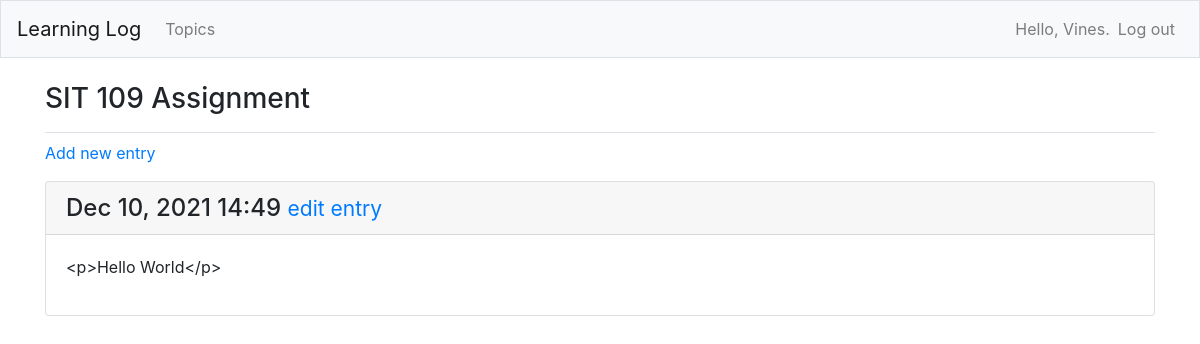
/topics/7/ (signed in), run on an earlier commit of the app's database.
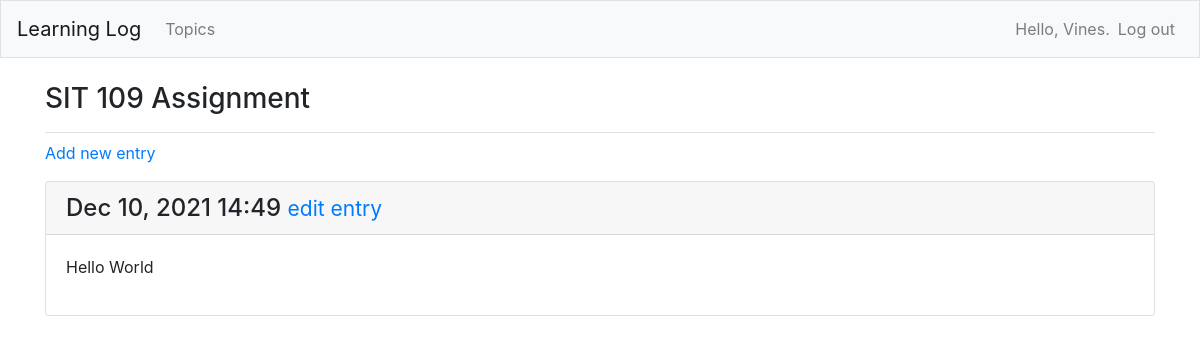
And on a later commit of the database.
### learning_logs/models.py (models this page shows, shortened)
class Entry(models.Model):
    topic = models.ForeignKey(Topic, on_delete=models.CASCADE)
    text = models.TextField()
    date_added = models.DateTimeField(auto_now_add=True)
    class Meta:
        verbose_name_plural = 'entries'

### learning_logs/views.py (the view)
# urls.py: path('topics/<int:topic_id>/', views.topic, name='topic'),
@login_required
def topic(request, topic_id):
    topic = Topic.objects.get(id=topic_id)
    if topic.owner != request.user:
        raise Http404
    entries = topic.entry_set.order_by('-date_added')
    context = {'topic': topic, 'entries': entries}
    return render(request, 'learning_logs/topic.html', context)

### learning_logs/models.py (called while the page is built)
    def __str__(self):
        return self.text

### learning_logs/templates/learning_logs/topic.html
{% extends 'learning_logs/base.html' %}
{% block page_header %}
<h3>{{ topic }}</h3>
{% endblock page_header %}
{% block content %}
    <p>
        <a href="{% url 'learning_logs:new_entry' topic.id %}">Add new entry</a>
    </p>
    {% for entry in entries %}
        <div class="card mb-3">
            <h4 class="card-header">
                {{ entry.date_added|date:'M d, Y H:i' }}
                <small><a href="{% url 'learning_logs:edit_entry' entry.id %}">
                    edit entry</a></small>
            </h4>
            <div class="card-body">
                {{ entry.text|linebreaks }}
            </div>
        </div>
    {% empty %}
        <p>There are no entries for this topic yet.</p>
    {% endfor %}
{% endblock content %}

What changed in the data, as far as the page shows it:
changed Entry: text "<p>Hello World</p>" → "Hello World"
